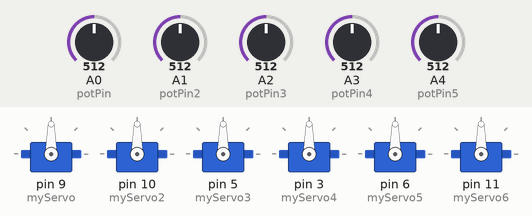
Recording of a sketch running on a simulated Arduino Uno, built with avr-gcc and run on an emulated ATmega328P. Shown: 6 × servo. The test bench sets the inputs (shaded band); at power-on: A0 (potPin) = 512, A1 (potPin2) = 512, A2 (potPin3) = 512, A3 (potPin4) = 512, A4 (potPin5) = 512.

Above: at 1.2 s.
1.3 s: A0 (potPin) set to 716
At 2.5 s:
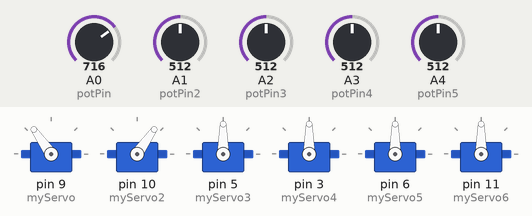
2.8 s: A1 (potPin2) set to 716
At 3.3 s:
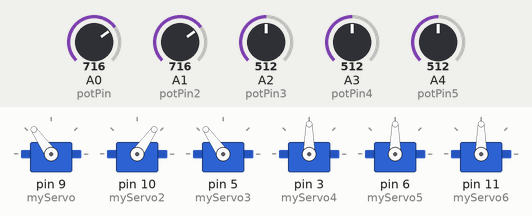
4.3 s: A2 (potPin3) set to 716
At 4.7 s:
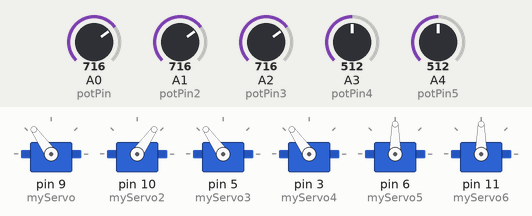
5.8 s: A3 (potPin4) set to 716
At 6.1 s:
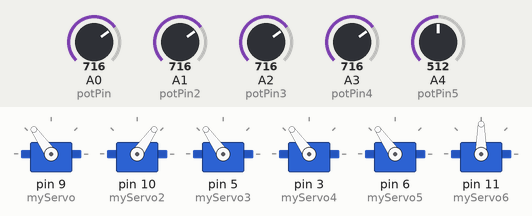
7.3 s: A4 (potPin5) set to 716
At 7.9 s:
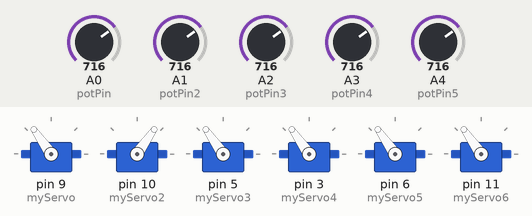
8.8 s: A0 (potPin) set to 992
At 9.3 s:
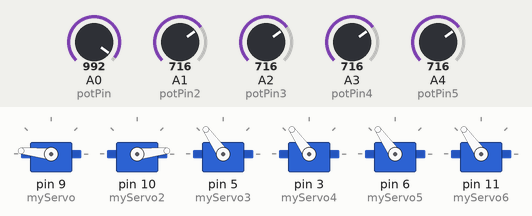
Timing chart, 0 to 11.3 s (numbered marks = the images above; inputs shaded):
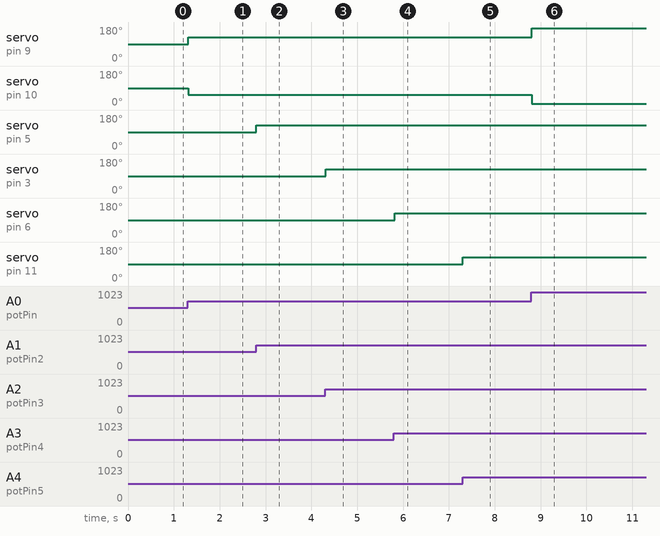

Measured:
- after the input at 1.3 s, servo on pin 9 (myServo): 90° → 125° at once; servo on pin 10 (myServo2): 90° → 55° at once
- after the input at 2.8 s, servo on pin 5 (myServo3): 90° → 125° at once
- after the input at 4.3 s, servo on pin 3 (myServo4): 90° → 125° at once
- after the input at 5.8 s, servo on pin 6 (myServo5): 90° → 125° at once
- after the input at 7.3 s, servo on pin 11 (myServo6): 90° → 125° at once
- after the input at 8.8 s, servo on pin 9 (myServo): 125° → 174° at once; servo on pin 10 (myServo2): 55° → 6° at once

The sketch:

Potentiometer_Control.ino
```cpp
//This code was used in testing stage potentiometer values are mapped to servo movements
#include <Servo.h>

Servo myServo, myServo2, myServo3, myServo4, myServo5, myServo6;

int potPin  = A0;
int potPin2 = A1;
int potPin3 = A2;
int potPin4 = A3;
int potPin5 = A4;
//Each pin attached
void setup() {
  myServo.attach(9);
  myServo2.attach(10);
  myServo3.attach(5);
  myServo4.attach(3);
  myServo5.attach(6);
  myServo6.attach(11);
}
//Loop maps values to servos
void loop() {


  int val = analogRead(potPin);
  val = map(val, 0, 1023, 0, 180);
  int oppositeVal = 180 - val;

  myServo.write(val);
  myServo2.write(oppositeVal);


  int val2 = analogRead(potPin2);
  val2 = map(val2, 0, 1023, 0, 180);
  myServo3.write(val2);


  int val3 = analogRead(potPin3);
  val3 = map(val3, 0, 1023, 0, 180);
  myServo4.write(val3);


  int val4 = analogRead(potPin4);
  val4 = map(val4, 0, 1023, 0, 180);
  myServo5.write(val4);


  int val5 = analogRead(potPin5);
  val5 = map(val5, 0, 1023, 0, 180);
  myServo6.write(val5);

  delay(20);
}
```
